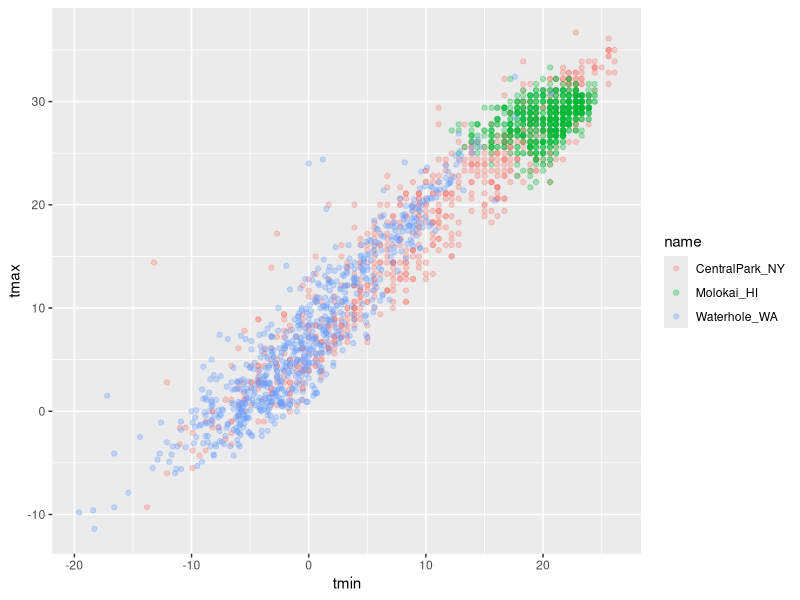
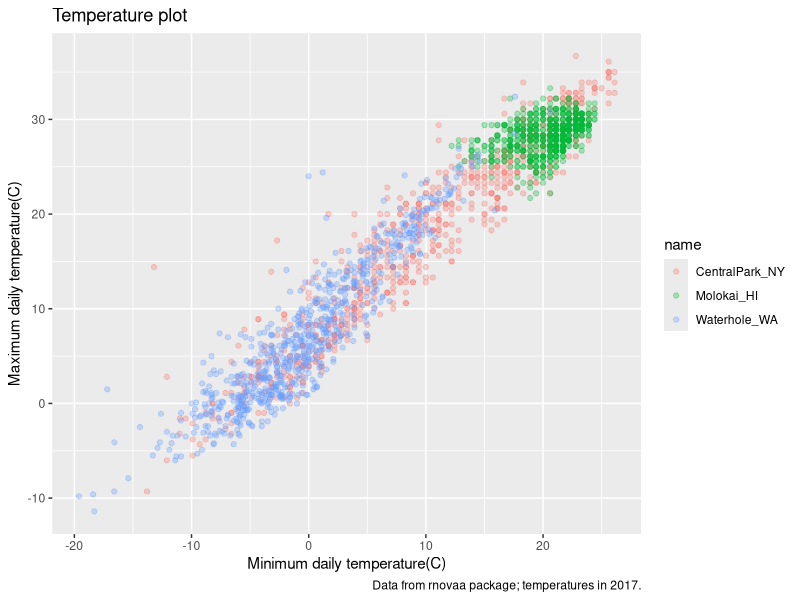
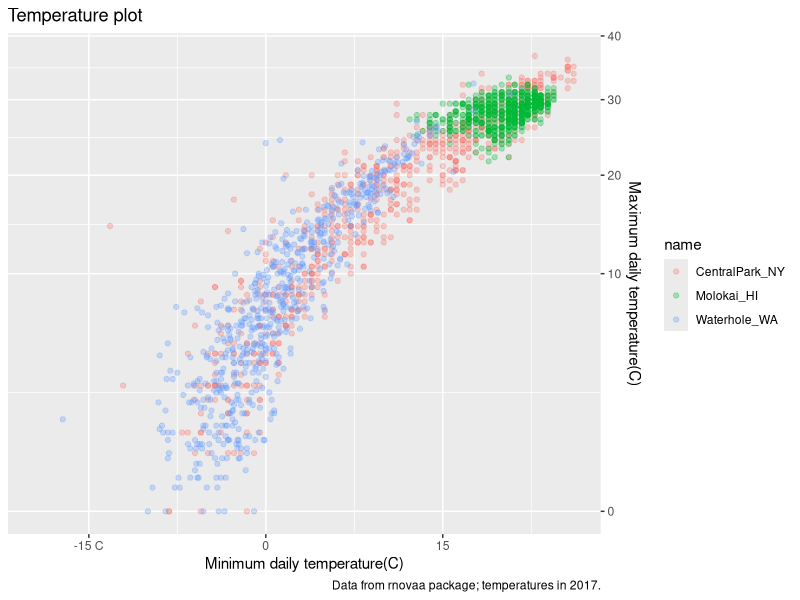
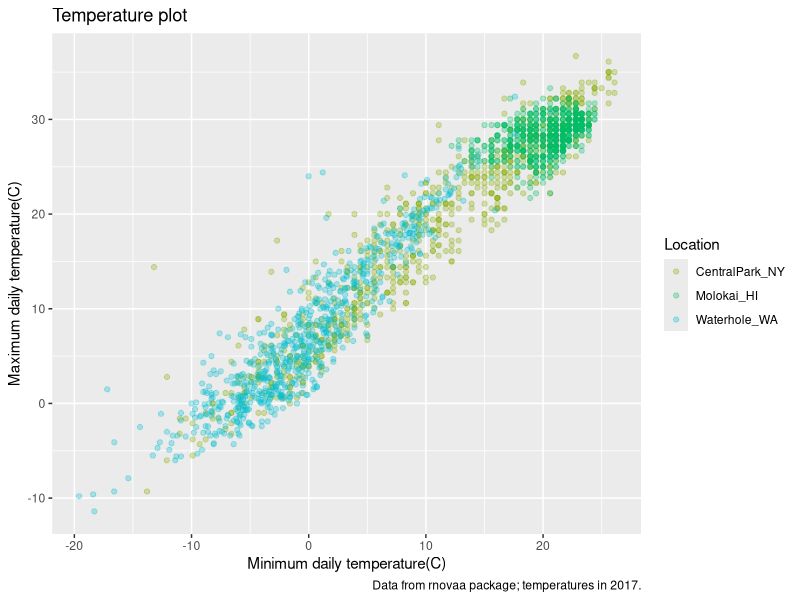
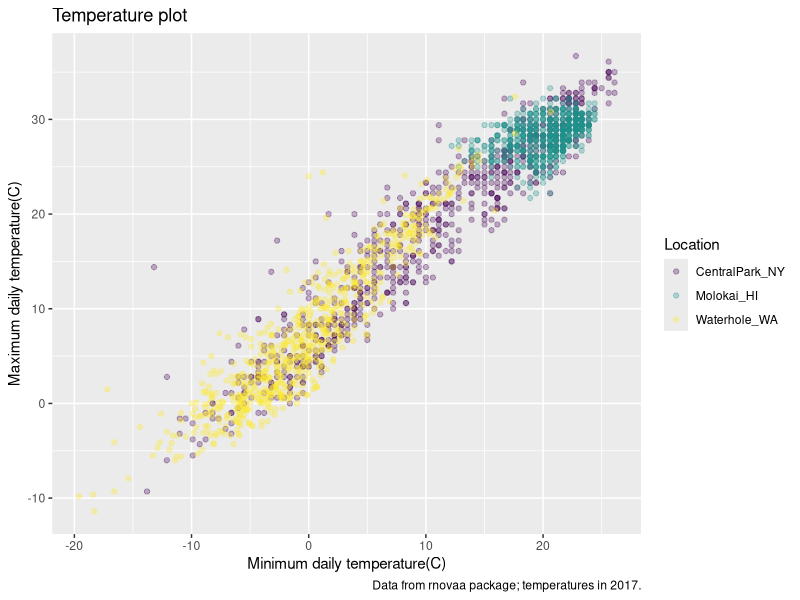
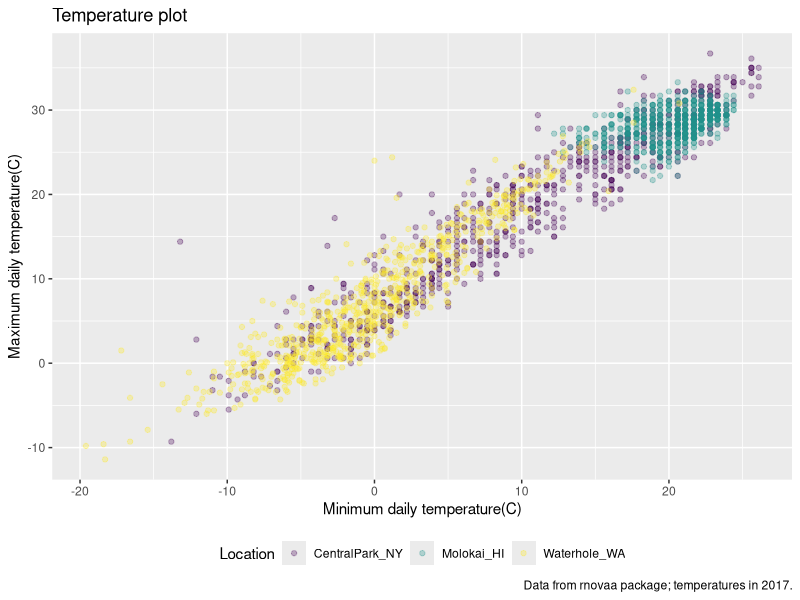
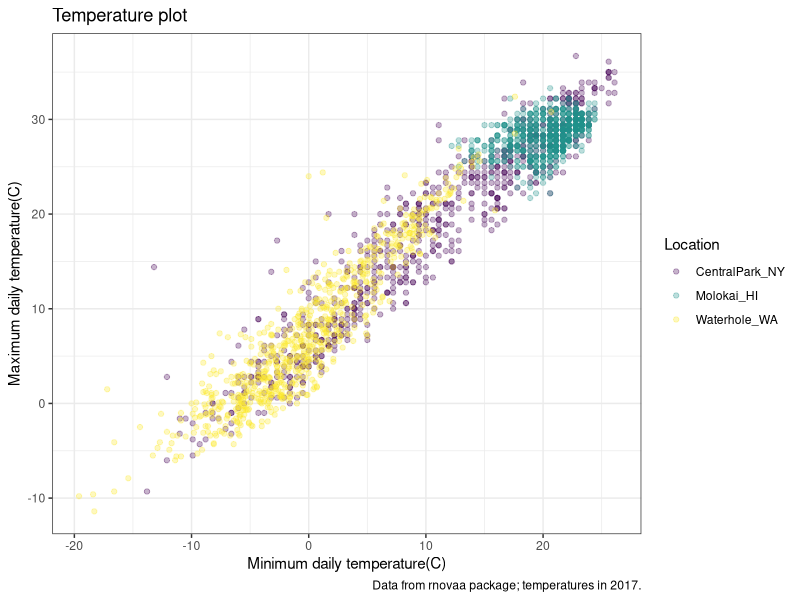
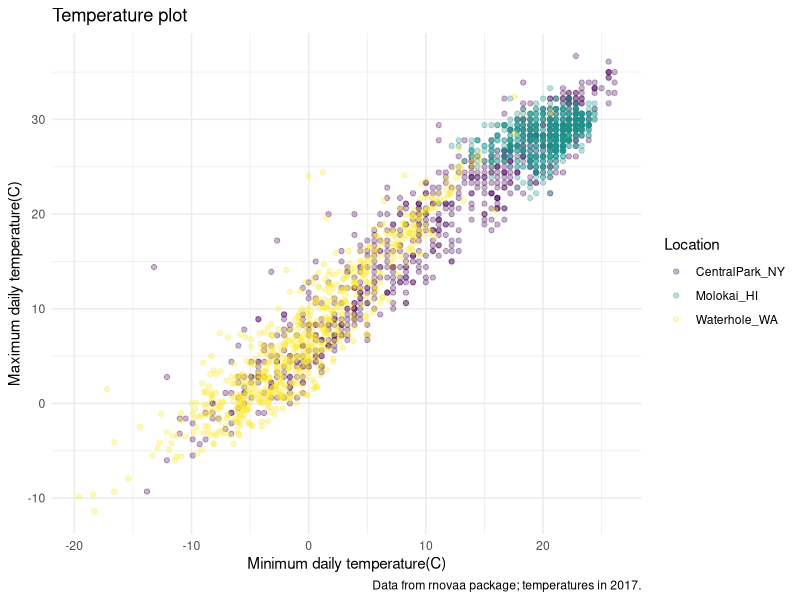

Source code (R) for these figures, in order:
## ---- chunk 1
library(tidyverse)
library(patchwork)
## ---- chunk 2
weather_df = 
  read_csv("./data/weather_df.csv")

weather_df
## ---- chunk 3
weather_df |> 
  ggplot(aes(x=tmin,y=tmax,color=name))+
  geom_point(alpha=.3)
## ---- chunk 4
weather_df |> 
  ggplot(aes(x=tmin,y=tmax,color=name))+
  geom_point(alpha=.3)+
  labs(
    title="Temperature plot",
    x="Minimum daily temperature(C)",
    y="Maximum daily temperature(C)",
    caption="Data from rnovaa package; temperatures in 2017."
  )
## ---- chunk 5
weather_df |> 
  ggplot(aes(x=tmin,y=tmax,color=name))+
  geom_point(alpha=.3)+
  labs(
    title="Temperature plot",
    x="Minimum daily temperature(C)",
    y="Maximum daily temperature(C)",
    caption="Data from rnovaa package; temperatures in 2017."
  )+
  scale_x_continuous(
    breaks=c(-15,0,15),
    labels=c("-15 C","0","15")
  )+
  scale_y_continuous(
    trans="sqrt",  #also could do "log" transformation
    position="right"
  )
## ---- chunk 6
weather_df |> 
  ggplot(aes(x=tmin,y=tmax,color=name))+
  geom_point(alpha=.3)+
  labs(
    title="Temperature plot",
    x="Minimum daily temperature(C)",
    y="Maximum daily temperature(C)",
    caption="Data from rnovaa package; temperatures in 2017."
  )+
  scale_color_hue(
    name="Location", #change label name
    h=c(100,200))
## ---- chunk 7
weather_df |> 
  ggplot(aes(x=tmin,y=tmax,color=name))+
  geom_point(alpha=.3)+
  labs(
    title="Temperature plot",
    x="Minimum daily temperature(C)",
    y="Maximum daily temperature(C)",
    caption="Data from rnovaa package; temperatures in 2017."
  )+
  viridis::scale_color_viridis(
    name="Location",
    discrete=TRUE
  ) #default is continuous
## ---- chunk 8
weather_df |> 
  ggplot(aes(x=tmin,y=tmax,color=name))+
  geom_point(alpha=.3)+
  labs(
    title="Temperature plot",
    x="Minimum daily temperature(C)",
    y="Maximum daily temperature(C)",
    caption="Data from rnovaa package; temperatures in 2017."
  )+
  viridis::scale_color_viridis(
    name="Location",
    discrete=TRUE
  )+
  theme(legend.position="bottom")
## ---- chunk 9
weather_df |> 
  ggplot(aes(x=tmin,y=tmax,color=name))+
  geom_point(alpha=.3)+
  labs(
    title="Temperature plot",
    x="Minimum daily temperature(C)",
    y="Maximum daily temperature(C)",
    caption="Data from rnovaa package; temperatures in 2017."
  )+
  viridis::scale_color_viridis(
    name="Location",
    discrete=TRUE
  )+
  theme_bw() 
## ---- chunk 10
weather_df |> 
  ggplot(aes(x=tmin,y=tmax,color=name))+
  geom_point(alpha=.3)+
  labs(
    title="Temperature plot",
    x="Minimum daily temperature(C)",
    y="Maximum daily temperature(C)",
    caption="Data from rnovaa package; temperatures in 2017."
  )+
  viridis::scale_color_viridis(
    name="Location",
    discrete=TRUE
  )+
  theme_minimal() 
## ---- chunk 11
weather_df |> 
  ggplot(aes(x=tmin,y=tmax,color=name))+
  geom_point(alpha=.3)+
  labs(
    title="Temperature plot",
    x="Minimum daily temperature(C)",
    y="Maximum daily temperature(C)",
    caption="Data from rnovaa package; temperatures in 2017."
  )+
  viridis::scale_color_viridis(
    name="Location",
    discrete=TRUE
  )+
  theme_classic() 
## ---- chunk 12
weather_df |> 
  ggplot(aes(x=tmin,y=tmax,color=name))+
  geom_point(alpha=.3)+
  labs(
    title="Temperature plot",
    x="Minimum daily temperature(C)",
    y="Maximum daily temperature(C)",
    caption="Data from rnovaa package; temperatures in 2017."
  )+
  viridis::scale_color_viridis(
    name="Location",
    discrete=TRUE
  )+
  ggthemes::theme_economist() 
## ---- chunk 13
weather_df |> 
  ggplot(aes(x=tmin,y=tmax,color=name))+
  geom_point(alpha=.3)+
  labs(
    title="Temperature plot",
    x="Minimum daily temperature(C)",
    y="Maximum daily temperature(C)",
    caption="Data from rnovaa package; temperatures in 2017."
  )+
  viridis::scale_color_viridis(
    name="Location",
    discrete=TRUE
  )+
  theme(legend.position="bottom")+
  theme_bw() 
## ---- chunk 14
weather_df |> 
  ggplot(aes(x=tmin,y=tmax,color=name))+
  geom_point(alpha=.3)+
  labs(
    title="Temperature plot",
    x="Minimum daily temperature(C)",
    y="Maximum daily temperature(C)",
    caption="Data from rnovaa package; temperatures in 2017."
  )+
  viridis::scale_color_viridis(
    name="Location",
    discrete=TRUE
  )+
  theme_bw()+
  theme(legend.position="bottom")
 
